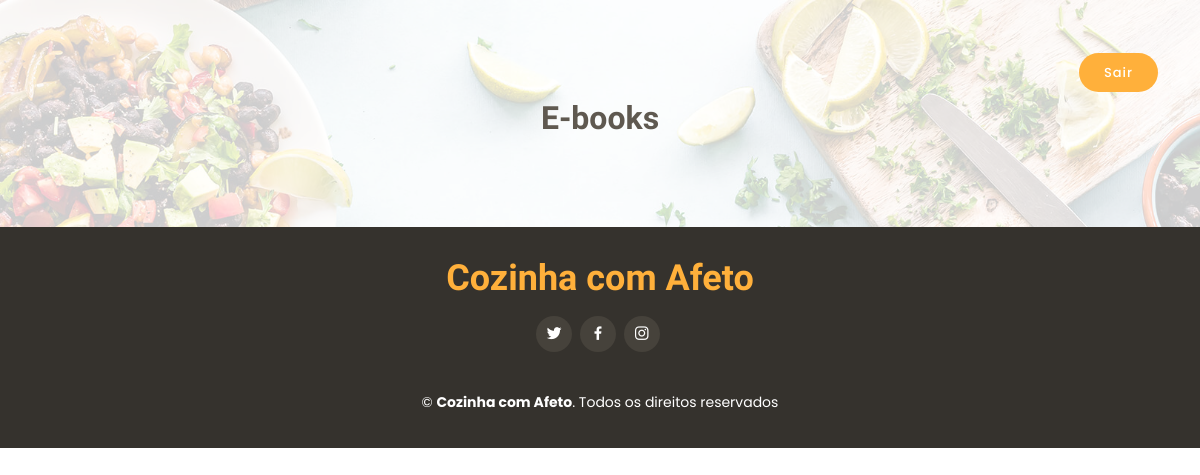
The app's page /ebooks.php, older data.
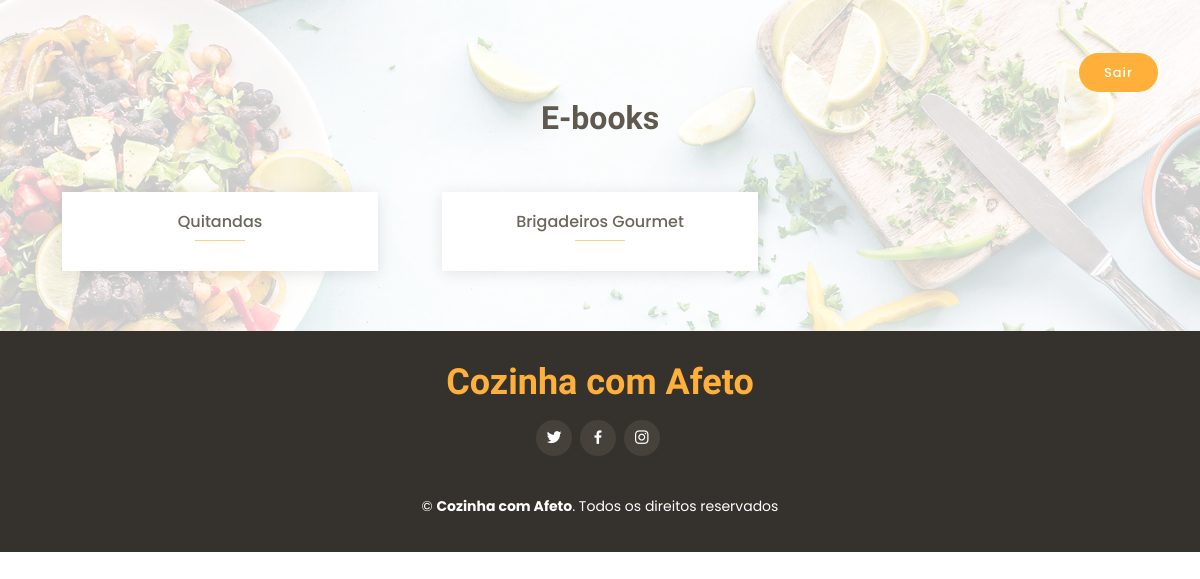
The same page, newer data.
### tables this page shows
CREATE TABLE IF NOT EXISTS ebooks (
  `id` int(11) NOT NULL AUTO_INCREMENT,
  `titulo` varchar(150) NOT NULL,
  `link` varchar(150) NOT NULL,
  `foto` varchar(150) NOT NULL,
  PRIMARY KEY (`id`)
);

### ebooks.php (the view, shortened to what this page needs)
<?php
$dsn = 'mysql:host=127.0.0.1;dbname=cozinha;charset=utf8;';
$conn = new PDO($dsn, 'root', '', [
    PDO::ATTR_ERRMODE => PDO::ERRMODE_EXCEPTION
]);
$query = 'SELECT * FROM ebooks;';
$stmt = $conn->query($query);
$ebooks = $stmt->fetchAll(PDO::FETCH_ASSOC);
?>
<!DOCTYPE html>
<html lang="pt-br">
<head>
  <link href="assets/vendor/animate.css/animate.min.css" rel="stylesheet">
  <link href="assets/vendor/bootstrap/css/bootstrap.min.css" rel="stylesheet">
  <link href="assets/vendor/bootstrap-icons/bootstrap-icons.css" rel="stylesheet">
  <link href="assets/vendor/boxicons/css/boxicons.min.css" rel="stylesheet">
  <link href="assets/vendor/glightbox/css/glightbox.min.css" rel="stylesheet">
  <link href="assets/vendor/swiper/swiper-bundle.min.css" rel="stylesheet">
  <link href="assets/css/style.css" rel="stylesheet">
</head>
<body>
  <section id="chefs" class="chefs">
      <div class="container">
      <div class="col-lg-12" style="text-align: right;">
      <a href="index.php" class="book-a-table-btn scrollto">Sair</a>
    </div>
        <div class="section-title">
          <h2>E-books</h2>
        </div>
        <div class="row">
        <?php foreach($ebooks as  $value): ?>
        <a class="col-lg-4 col-md-6" href="<?= $value['link'] ?>" target="blank">
            <div class="member">
              <div class="pic"><img src="<?='http://localhost/cozinhacomafeto-main/src/ebooks/upload/'. $value['foto'] ?>" class="img-fluid" alt="" style="max-width:300px;max-height:400px;width: auto;height: auto;"></div>
              <div class="member-info">
                <h4><?= $value['titulo'] ?></h4>
              </div>
            </div>
        </a>
        <?php endforeach; ?>
        </div>
      </div>
    </section>
  <footer id="footer">
    <div class="container">
      <h3>Cozinha com Afeto</h3>
      <div class="social-links">
        <a href="#" class="twitter"><i class="bx bxl-twitter"></i></a>
        <a href="#" class="facebook"><i class="bx bxl-facebook"></i></a>
        <a href="#" class="instagram"><i class="bx bxl-instagram"></i></a>
      </div>
      <div class="copyright">
        &copy;  <strong><span>Cozinha com Afeto</span></strong>. Todos os direitos reservados
      </div>
    </div>
  </footer>
</body>
</html>

Row changes from the older to the newer data that the page shows:
added ebooks: titulo "Quitandas"
added ebooks: titulo "Brigadeiros Gourmet"
